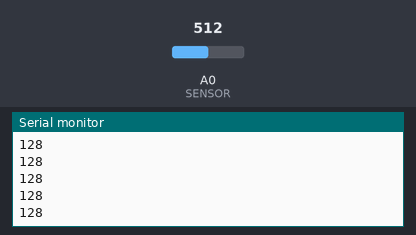
Bench run of a sketch on a simulated Arduino Uno, built with avr-gcc and run on an emulated ATmega328P. Shown: the last lines printed to the serial monitor. Inputs (shaded band) come from the test bench; at power-on: A0 (SENSOR) = 512.

Above: at 1.2 s.
1.3 s: A0 (SENSOR) set to 716
At 1.41 s:
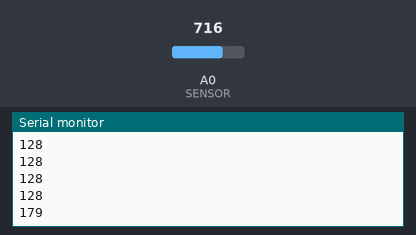
2.8 s: A0 (SENSOR) set to 900
At 2.81 s:
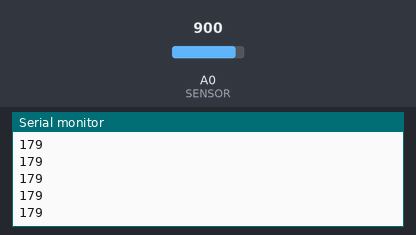
Timing chart, 0 to 5.8 s (numbered marks = the images above; inputs shaded):
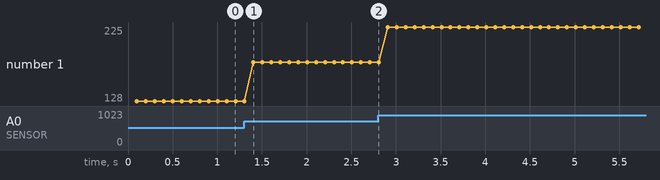

Measured:
- after the input at 1.3 s, the serial monitor: prints a new line after 0.10 s (image 1)
- plotted number 1: 128 → 179 after the input at 1.3 s, 179 → 225 after the input at 2.8 s

The sketch:

Arduino_Serial_Write.ino
```cpp
// DEMO FOR SENDING SERIAL DATA FROM ARDUINO TO PROCESSING
//READS ANALOG SENSOR AND WRITES VALUE TO SERIAL PORT

const int SENSOR = A0; //sensor hooked up to analog pin A0
int val = 0;

void setup() {
  pinMode (SENSOR, INPUT);
  Serial.begin(9600); // Start serial communication at 9600 baud
}

void loop() {
  val = analogRead(SENSOR); //read sensor and assign to variable called val
  val = val / 4; //divide val by 4 or remap values to get byte-sized 0-255
  delay(100); // Wait 100 milliseconds

  /////////Uncomment Serial.print() OR Serial.write() and not both!//////////////

  Serial.println(val); //to send human-readable data to Arduino monitor
  //Serial.write(val);  //to send binary data to Processing
}
```
